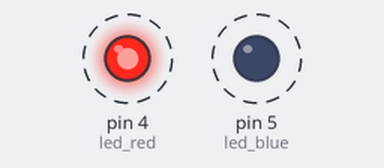
Bench run of a sketch on a simulated Arduino Uno, built with avr-gcc and run on an emulated ATmega328P. Parts: output pins drawn as LEDs (lit = HIGH). Dashed ring = blinking.

Above: at 0.05 s.
Timing chart, 0 to 3.0 s (numbered marks = the images above):
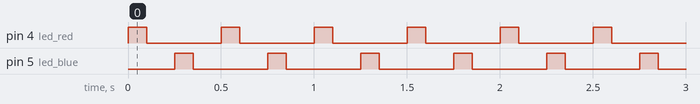

Measured:
- by itself, pin 4 (led_red), pin 5 (led_blue): alternates HIGH for 0.10 s and LOW for 0.40 s

The sketch:

led_police.ino
```cpp
#define led_red 4
#define led_blue 5
void setup() {
  pinMode(led_red, OUTPUT);
   pinMode(led_blue, OUTPUT);

}

void loop() {
  digitalWrite(led_red, HIGH);
  delay(100);
  digitalWrite(led_red, LOW);
  delay(150);
  digitalWrite(led_blue, HIGH);
  delay(100);
  digitalWrite(led_blue, LOW);
  delay(150);


}
```
